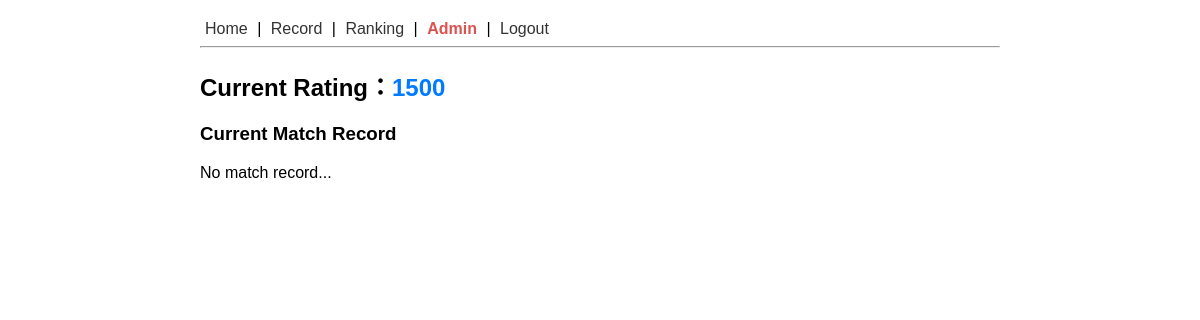
Page / (signed in) on the earlier database version.
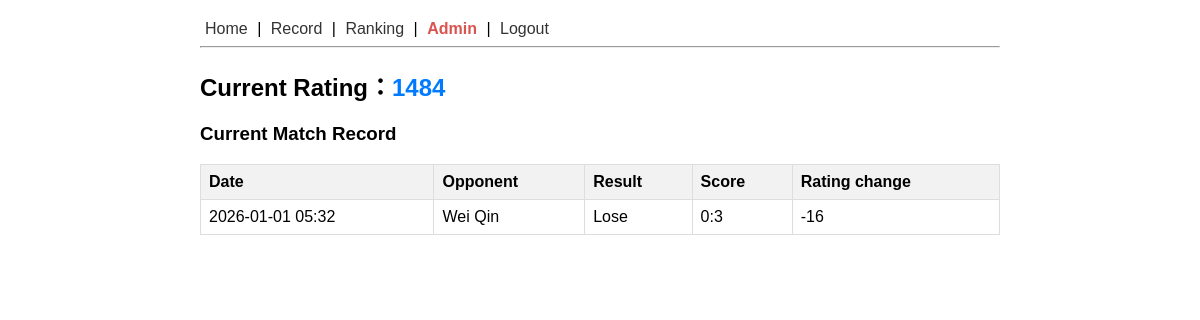
Same page on the later database version.
### tables this page shows
CREATE TABLE users (
 id INTEGER PRIMARY KEY AUTOINCREMENT,
 username TEXT UNIQUE,
 password_hash TEXT,
 role TEXT,
 rating INTEGER DEFAULT 0
);

CREATE TABLE matches (
 id INTEGER PRIMARY KEY AUTOINCREMENT,
 user_id INTEGER,
 opponent TEXT,
 result TEXT,
 delta INTEGER,
 score TEXT,
 created_at DATETIME DEFAULT CURRENT_TIMESTAMP
);

### app.py (the view)
@app.route("/")
def index():
    if not login_required():
        return redirect("/login")
    db = get_db()
    cur = db.execute("SELECT rating FROM users WHERE id=?", (session["user_id"],))
    row = cur.fetchone()
    if not row: return redirect("/logout")
    rating = row["rating"]
    matches = db.execute("SELECT opponent, result, delta, created_at, score FROM matches WHERE user_id=? ORDER BY created_at DESC",
                (session["user_id"],)).fetchall()
    if rating == 0:
        return render_template("choose_level.html")
    return render_template("dashboard.html", rating=rating, matches=matches)

### app.py (called while the page is built)
def get_db():
    conn = sqlite3.connect("pingpong.db")
    conn.row_factory = sqlite3.Row
    return conn

def login_required():
    return "user_id" in session

@app.context_processor
def inject_user():
    is_logged_in = "user_id" in session
    is_admin = False
    if is_logged_in:
        db = get_db()
        user = db.execute("SELECT role FROM users WHERE id=?", (session["user_id"],)).fetchone()
        if user and user["role"] == "admin":
            is_admin = True
    return dict(logged_in=is_logged_in, is_admin=is_admin)

### templates/dashboard.html
{% extends 'base.html' %}
{% block content %}
<h2>Current Rating：<span style="color: #007bff;">{{rating}}</span></h2>
<h3>Current Match Record</h3>
{% if matches %}
<table>
    <thead>
        <tr>
            <th>Date</th>
            <th>Opponent</th>
            <th>Result</th>
            <th>Score</th>
            <th>Rating change</th>
        </tr>
    </thead>
    <tbody>
        {% for m in matches %}
        <tr>
            <td>{{m.created_at[:16]}}</td>
            <td>{{m.opponent}}</td>
            <td style="color: {{ 'green' if m.result == 'win' else 'red' }} font-weight: bold;">
                {{ 'Win' if m.result == 'win' else 'Lose' }}
            </td>
            <td>{{m.score}}</td>
            <td>{{ '+' if m.delta > 0 else '' }}{{m.delta}}</td>
        </tr>
        {% endfor %}
    </tbody>
</table>
{% else %}
<p>No match record...</p>
{% endif %}
{% endblock %}

Differences in the rows shown:
changed users: rating "1500" → "1484"
added matches: created_at "2026-01-01 05:32", opponent "Wei Qin", result "Lose", score "0:3", delta "-16"
Other differences:
text no longer shown: "No match record..."
text now shown: "Date Opponent Result Score Rating change"
